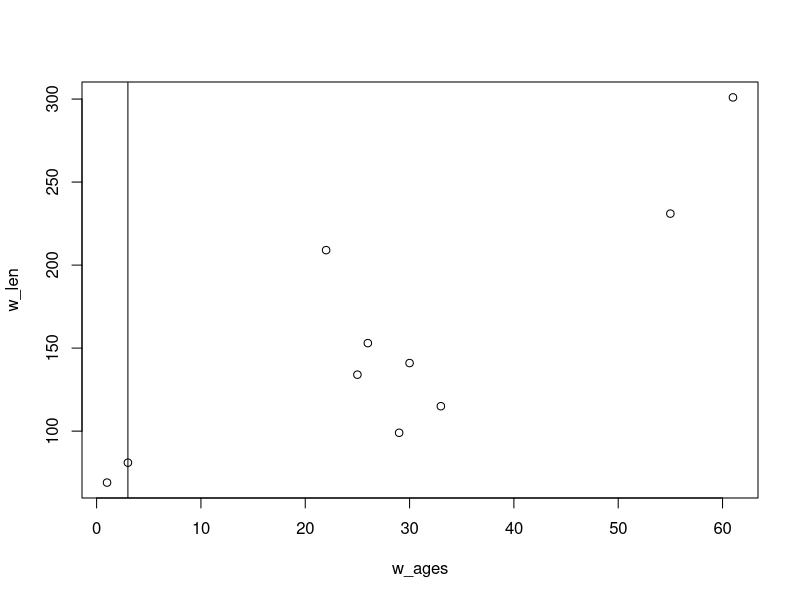
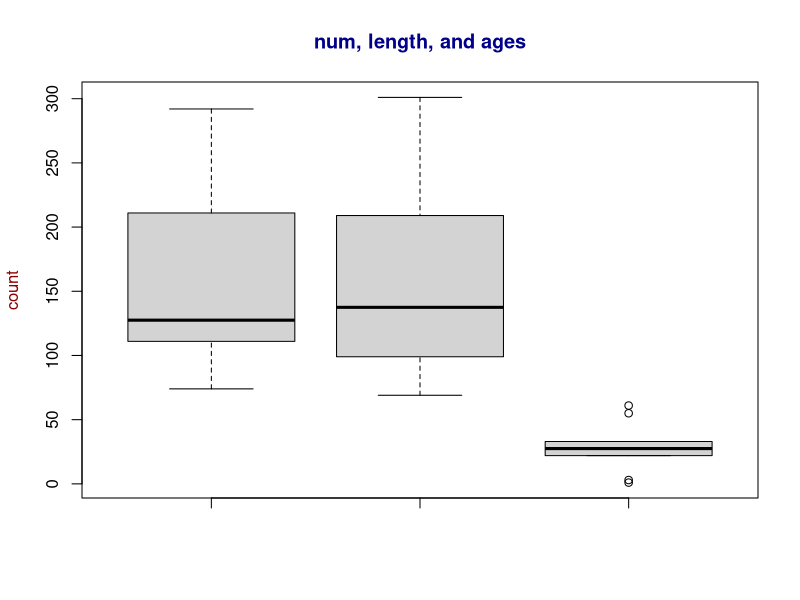
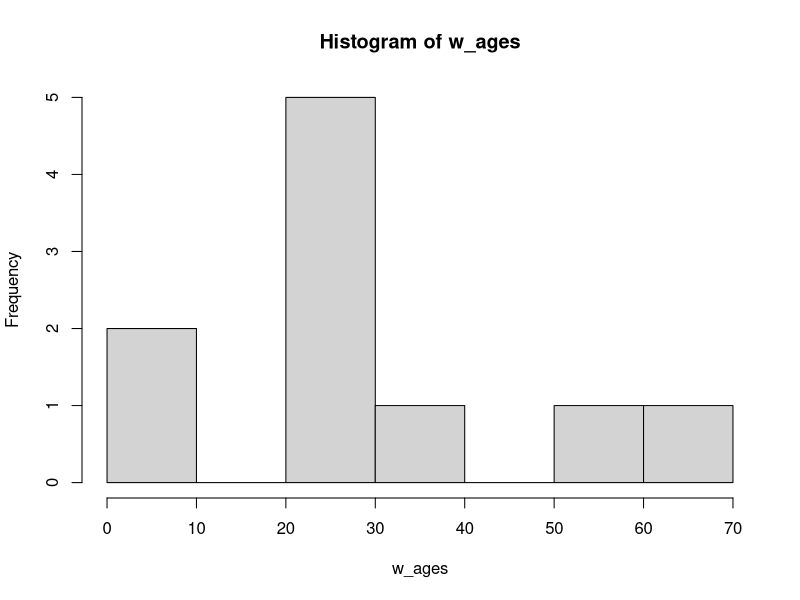
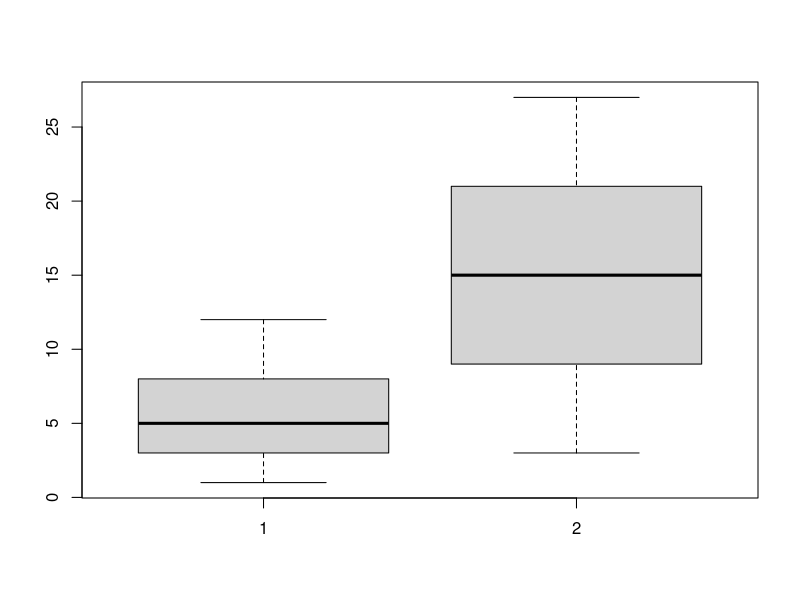

The R script that drew these images, in order: (Note: this script raises an error after producing the figures.)
#sap21 @ Saturday 7th October 18:19

(5-12)*-3
5^4
(7-3)^-2

sqrt(2)
sin(2*pi)
log(exp(2))

x <- 2
y <- 3*x - 1
x <- c(1:5)
rm(x,y) #removes variables

#########################

whales <- c(74, 122, 235, 111, 292, 111, 211, 133, 156, 79) #lengths

whales[3:7]
length(whales)

median(whales)
sum(whales)
sum(whales)/length(whales) #mean(whales)
sd(whales) #standard deviation

w_len <- c(69, 141, 231, 99, 301, 115, 209, 134, 153, 81)
w_ages <- c(1, 30, 55, 29, 61, 33, 22, 25, 26, 3)
plot(w_ages,w_len, abline(v=3))

boxplot(whales, w_len, w_ages, main="num, length, and ages", ylab="count", col.main="darkblue", col.lab="darkred")

hist(w_ages)

######

x <- c(1,3,5,8,12)
y <- seq(3,27,by=3)
abs(length(x) - length(y))
boxplot(x,y)

#########################
######################### function

function1 <- function(arg1,arg2) {
  out <- arg1 * arg2
  return(out)
}

######################## Trees exercise

# import dataset Trees
attach(Trees) # to avoid excessive use of $
summary(Volume)
#summary(log(Trees$Volume)) # if no attachment
boxplot(Volume,Diameter,Height)
plot(Diameter,Volume)
##
treeFormula <- pi*((Diameter/24)^2)*Height #surface area
plot(Volume,treeFormula, main="Calculated volume against measured volume for 31 trees", ylab="Surface Area")
detach(Trees) 

######################## Iris exercise